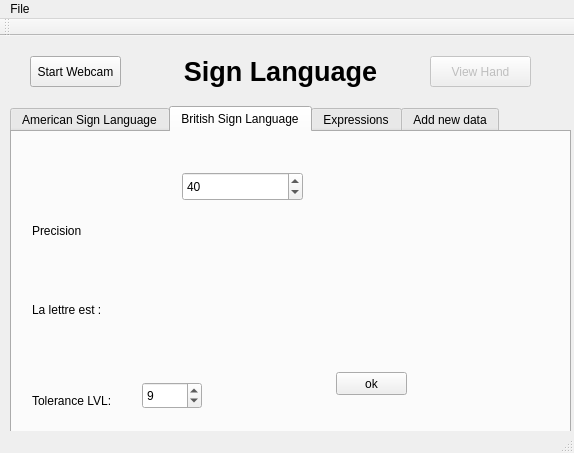
<?xml version="1.0" encoding="UTF-8"?>
<ui version="4.0">
 <class>MainWindow</class>
 <widget class="QMainWindow" name="MainWindow">
  <property name="geometry">
   <rect>
    <x>0</x>
    <y>0</y>
    <width>574</width>
    <height>453</height>
   </rect>
  </property>
  <property name="windowTitle">
   <string>MainWindow</string>
  </property>
  <widget class="QWidget" name="centralWidget">
   <widget class="QTabWidget" name="tabWidget">
    <property name="enabled">
     <bool>true</bool>
    </property>
    <property name="geometry">
     <rect>
      <x>10</x>
      <y>70</y>
      <width>561</width>
      <height>341</height>
     </rect>
    </property>
    <property name="currentIndex">
     <number>1</number>
    </property>
    <widget class="QWidget" name="tab">
     <attribute name="title">
      <string>American Sign Language</string>
     </attribute>
    </widget>
    <widget class="QWidget" name="tab_2">
     <attribute name="title">
      <string>British Sign Language</string>
     </attribute>
     <widget class="QLabel" name="nombrecont">
      <property name="geometry">
       <rect>
        <x>240</x>
        <y>110</y>
        <width>66</width>
        <height>17</height>
       </rect>
      </property>
      <property name="text">
       <string/>
      </property>
     </widget>
     <widget class="QLabel" name="label_2">
      <property name="geometry">
       <rect>
        <x>20</x>
        <y>90</y>
        <width>51</width>
        <height>17</height>
       </rect>
      </property>
      <property name="text">
       <string>Precision</string>
      </property>
     </widget>
     <widget class="QLabel" name="matchresultlabel">
      <property name="geometry">
       <rect>
        <x>120</x>
        <y>90</y>
        <width>66</width>
        <height>17</height>
       </rect>
      </property>
      <property name="text">
       <string/>
      </property>
     </widget>
     <widget class="QLabel" name="label_3">
      <property name="geometry">
       <rect>
        <x>20</x>
        <y>170</y>
        <width>91</width>
        <height>17</height>
       </rect>
      </property>
      <property name="text">
       <string>&lt;html&gt;&lt;head/&gt;&lt;body&gt;&lt;p&gt;La lettre est :&lt;/p&gt;&lt;/body&gt;&lt;/html&gt;</string>
      </property>
     </widget>
     <widget class="QLabel" name="signname">
      <property name="geometry">
       <rect>
        <x>120</x>
        <y>140</y>
        <width>101</width>
        <height>61</height>
       </rect>
      </property>
      <property name="font">
       <font>
        <pointsize>24</pointsize>
        <italic>true</italic>
       </font>
      </property>
      <property name="text">
       <string/>
      </property>
     </widget>
     <widget class="QLabel" name="label_12">
      <property name="geometry">
       <rect>
        <x>20</x>
        <y>260</y>
        <width>111</width>
        <height>17</height>
       </rect>
      </property>
      <property name="text">
       <string>Tolerance LVL:</string>
      </property>
     </widget>
     <widget class="QSpinBox" name="tolerance_lvl">
      <property name="geometry">
       <rect>
        <x>130</x>
        <y>250</y>
        <width>60</width>
        <height>27</height>
       </rect>
      </property>
      <property name="value">
       <number>9</number>
      </property>
     </widget>
     <widget class="QPushButton" name="pushButton_3">
      <property name="geometry">
       <rect>
        <x>324</x>
        <y>240</y>
        <width>71</width>
        <height>23</height>
       </rect>
      </property>
      <property name="text">
       <string>ok</string>
      </property>
     </widget>
     <widget class="QSpinBox" name="Delais">
      <property name="geometry">
       <rect>
        <x>170</x>
        <y>40</y>
        <width>121</width>
        <height>29</height>
       </rect>
      </property>
      <property name="maximum">
       <number>10000</number>
      </property>
      <property name="value">
       <number>40</number>
      </property>
     </widget>
    </widget>
    <widget class="QWidget" name="tab_3">
     <attribute name="title">
      <string>Expressions</string>
     </attribute>
    </widget>
    <widget class="QWidget" name="tab_4">
     <attribute name="title">
      <string>Add new data</string>
     </attribute>
     <widget class="QPushButton" name="pushButton_2">
      <property name="enabled">
       <bool>false</bool>
      </property>
      <property name="geometry">
       <rect>
        <x>230</x>
        <y>180</y>
        <width>91</width>
        <height>31</height>
       </rect>
      </property>
      <property name="text">
       <string>OK</string>
      </property>
     </widget>
     <widget class="QLineEdit" name="imageboxname">
      <property name="enabled">
       <bool>false</bool>
      </property>
      <property name="geometry">
       <rect>
        <x>180</x>
        <y>90</y>
        <width>211</width>
        <height>31</height>
       </rect>
      </property>
     </widget>
     <widget class="QLabel" name="label_4">
      <property name="geometry">
       <rect>
        <x>130</x>
        <y>50</y>
        <width>311</width>
        <height>31</height>
       </rect>
      </property>
      <property name="font">
       <font>
        <pointsize>12</pointsize>
        <weight>75</weight>
        <bold>true</bold>
       </font>
      </property>
      <property name="text">
       <string>Enter the name of the new image</string>
      </property>
      <property name="alignment">
       <set>Qt::AlignCenter</set>
      </property>
      <property name="wordWrap">
       <bool>true</bool>
      </property>
     </widget>
    </widget>
   </widget>
   <widget class="QLabel" name="label">
    <property name="geometry">
     <rect>
      <x>160</x>
      <y>10</y>
      <width>241</width>
      <height>51</height>
     </rect>
    </property>
    <property name="font">
     <font>
      <pointsize>20</pointsize>
      <weight>75</weight>
      <bold>true</bold>
     </font>
    </property>
    <property name="text">
     <string>Sign Language</string>
    </property>
    <property name="alignment">
     <set>Qt::AlignCenter</set>
    </property>
   </widget>
   <widget class="QPushButton" name="pushButton">
    <property name="geometry">
     <rect>
      <x>30</x>
      <y>20</y>
      <width>91</width>
      <height>31</height>
     </rect>
    </property>
    <property name="text">
     <string>Start Webcam</string>
    </property>
   </widget>
   <widget class="QPushButton" name="template_buttom">
    <property name="enabled">
     <bool>false</bool>
    </property>
    <property name="geometry">
     <rect>
      <x>430</x>
      <y>20</y>
      <width>101</width>
      <height>31</height>
     </rect>
    </property>
    <property name="text">
     <string>View Hand</string>
    </property>
   </widget>
  </widget>
  <widget class="QMenuBar" name="menuBar">
   <property name="geometry">
    <rect>
     <x>0</x>
     <y>0</y>
     <width>574</width>
     <height>21</height>
    </rect>
   </property>
   <widget class="QMenu" name="menuIceman">
    <property name="title">
     <string>File</string>
    </property>
    <addaction name="exit"/>
   </widget>
   <addaction name="menuIceman"/>
  </widget>
  <widget class="QToolBar" name="mainToolBar">
   <attribute name="toolBarArea">
    <enum>TopToolBarArea</enum>
   </attribute>
   <attribute name="toolBarBreak">
    <bool>false</bool>
   </attribute>
  </widget>
  <widget class="QStatusBar" name="statusBar"/>
  <action name="exit">
   <property name="text">
    <string>Exit</string>
   </property>
  </action>
 </widget>
 <layoutdefault spacing="6" margin="11"/>
 <resources/>
 <connections/>
</ui>
